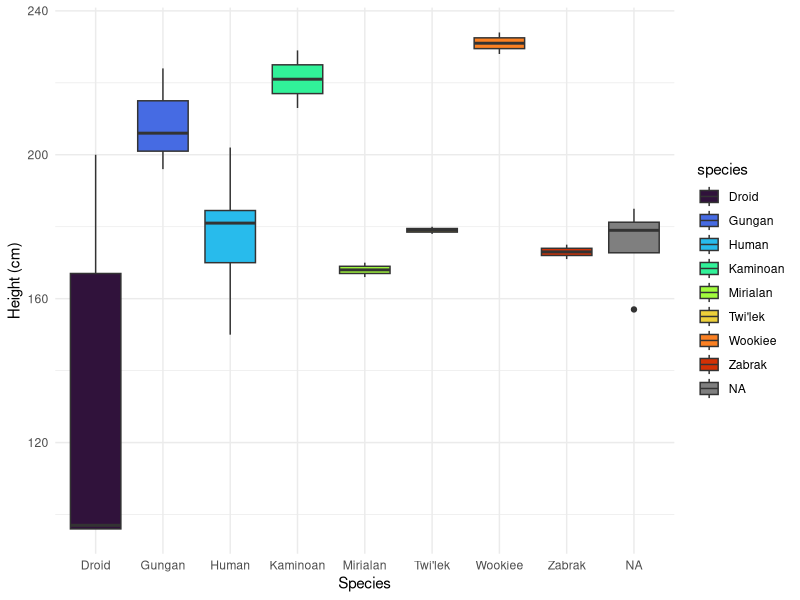
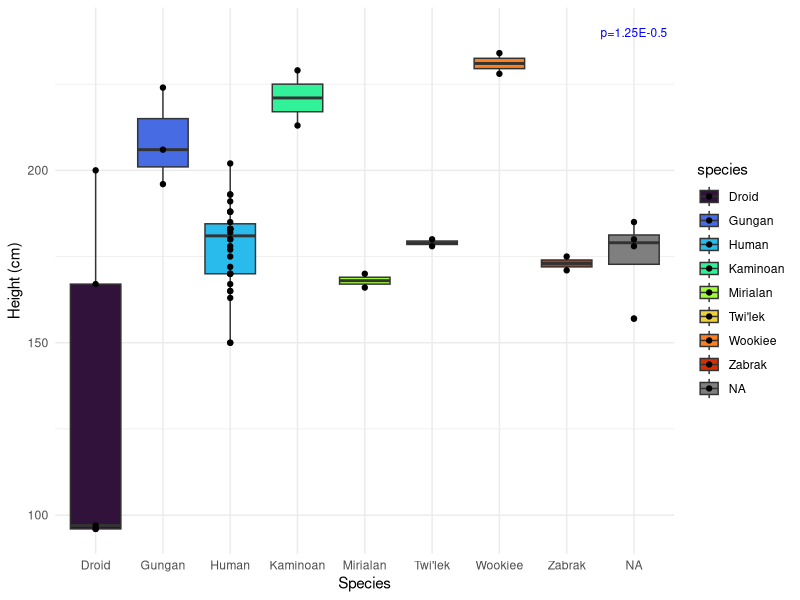
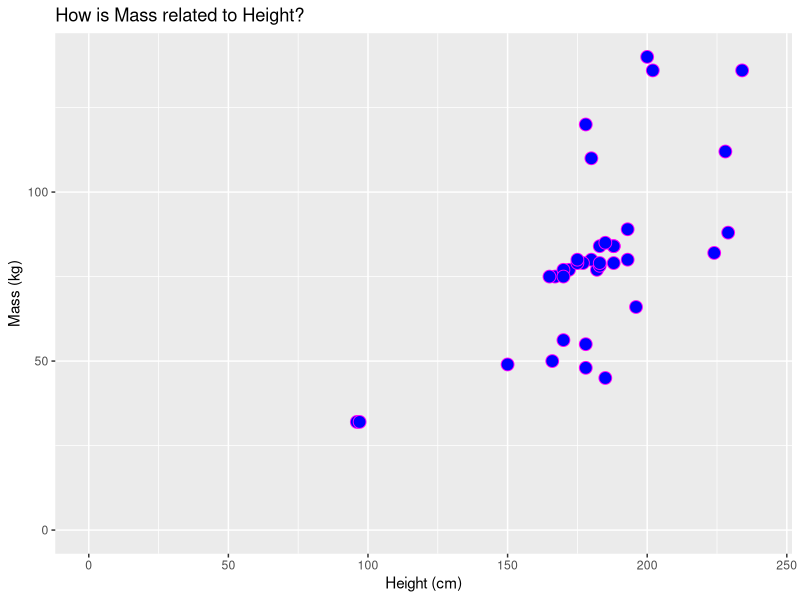
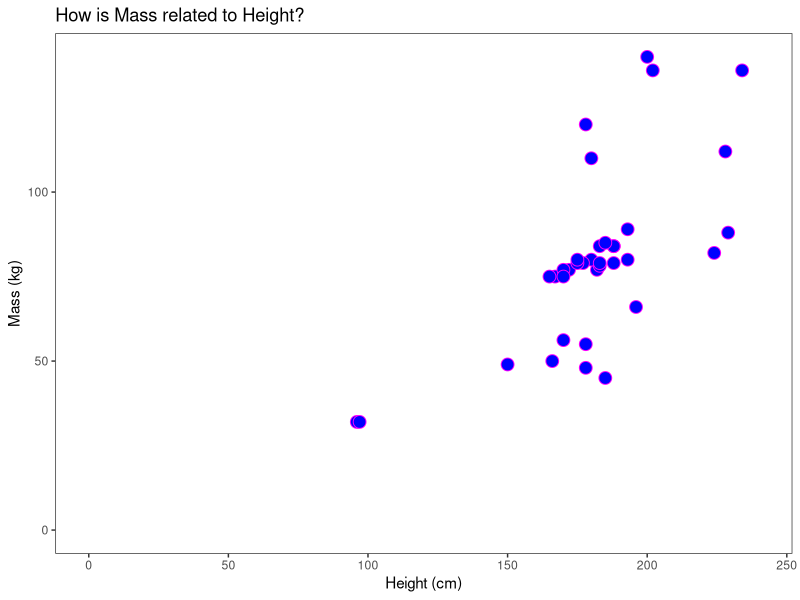
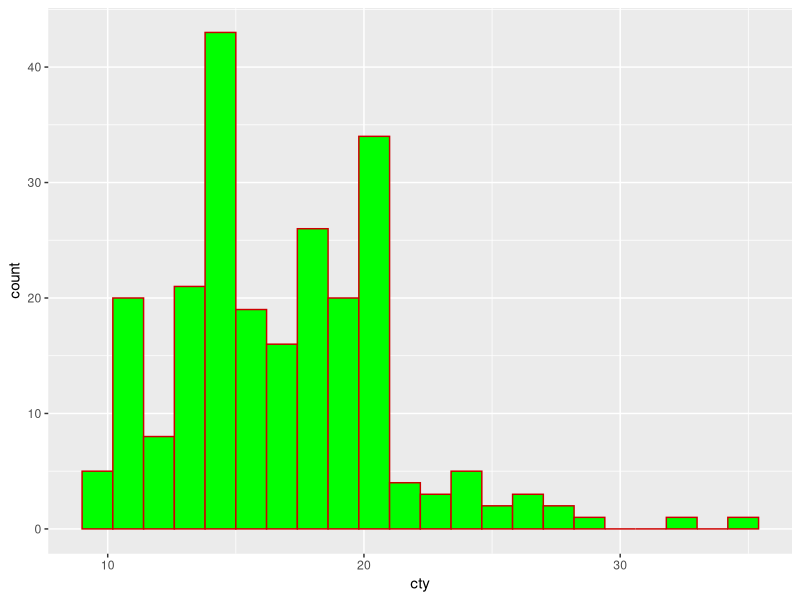
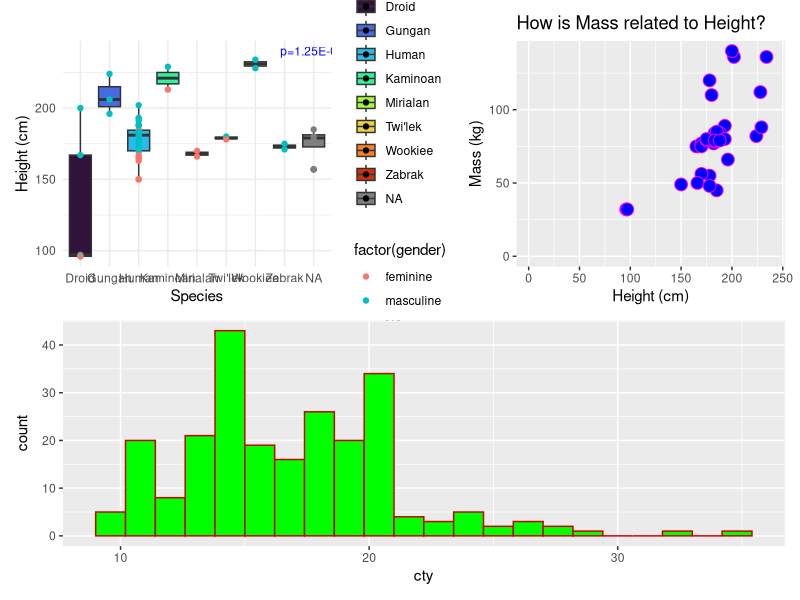

These charts were generated, in order, by the following R code:
## ---- chunk 1
library(dplyr)
data(starwars)
starwars2 <- summarise(group_by(starwars, species), totalnumber = n())
glimpse(starwars2)

# It only includes the species that have more than 1 individual represented in the data set. 
starwars_species1 <- filter(starwars2, totalnumber != 1)
glimpse(starwars_species1)


  

# It only includes the columns that are not of type list (hint: use glimpse to check)
starwars_species2 <- starwars[,1:11]
glimpse(starwars_species2)

starwars_final <- starwars_species2 %>%
  filter(species %in% starwars_species1$species)
## ---- chunk 2
# Clean your data set: only include observations/rows that do not have an NA in the height column
starwarsClean <- starwars_final[complete.cases(starwars_final[,2]),]
glimpse(starwarsClean)

# Then, use dplyr to print a summary table showing the mean, median, and standard deviation of height for each species.
starwars_Cleaner <- starwarsClean %>%
  group_by(species) %>%
  summarize(meanHeight=mean(height), stdevHeight = sd(height))

## ---- chunk 3
library(ggplot2)
library(ggthemes)
library(patchwork)
library(viridis)
# Create a box plot figure that shows the variation in heights among Star Wars species. 
# Code so that each box plot (Species) is be filled with a different color. 
# Use the theme_minimal()
cols <- viridis(9, option = "turbo")
starwars_bp <- ggplot(data = starwarsClean, aes(x=species, y=height, fill=species)) +
  geom_boxplot() +
  xlab("Species") +
  ylab("Height (cm)") +
  scale_fill_manual(values=cols) +
  theme_minimal()
print(starwars_bp)

# Then look into the annotate or geom_text functions and add the text “p=1.2E-0.5” to the top right corner.
starwars_bp2 <- starwars_bp + annotate("text", x = NA , y = 240, colour = "blue", size = 3, label = "p=1.25E-0.5")

# Overlay the data points onto the box plots (hint: look into geom_jitter or geom_point). 
starwars_bp2 + geom_point()

# See if you can change the color of the points, depending on the gender or sex variables.
starwars_bpfinal <- starwars_bp2 + geom_point(aes(colour = factor(gender)))
## ---- chunk 4
# Create at least one additional (and different kind of) plot
starwarsClean2 <- starwars_final[complete.cases(starwars_final[,3]),]
 starwars_bp3 <- ggplot(data=starwarsClean2, aes(x=height,y=mass)) + 
       geom_point(size=4,
                  shape=21,
                  color="magenta",
                  fill="blue") +
       labs(title="How is Mass related to Height?",
            x="Height (cm)",
            y="Mass (kg)") +
            xlim(0,240) + ylim(0,140)
print(starwars_bp3)
starwars_bp3 + theme_test()

data(mpg)
str(mpg)
mpg_histogram <- ggplot(data=mpg, aes(x=cty)) + 
       geom_histogram (color="red3",fill="green", binwidth = 1.2)
print(mpg_histogram)

# Finally, create a multi-panel figure with the graphs you created   
(starwars_bpfinal + starwars_bp3)/ mpg_histogram
        
